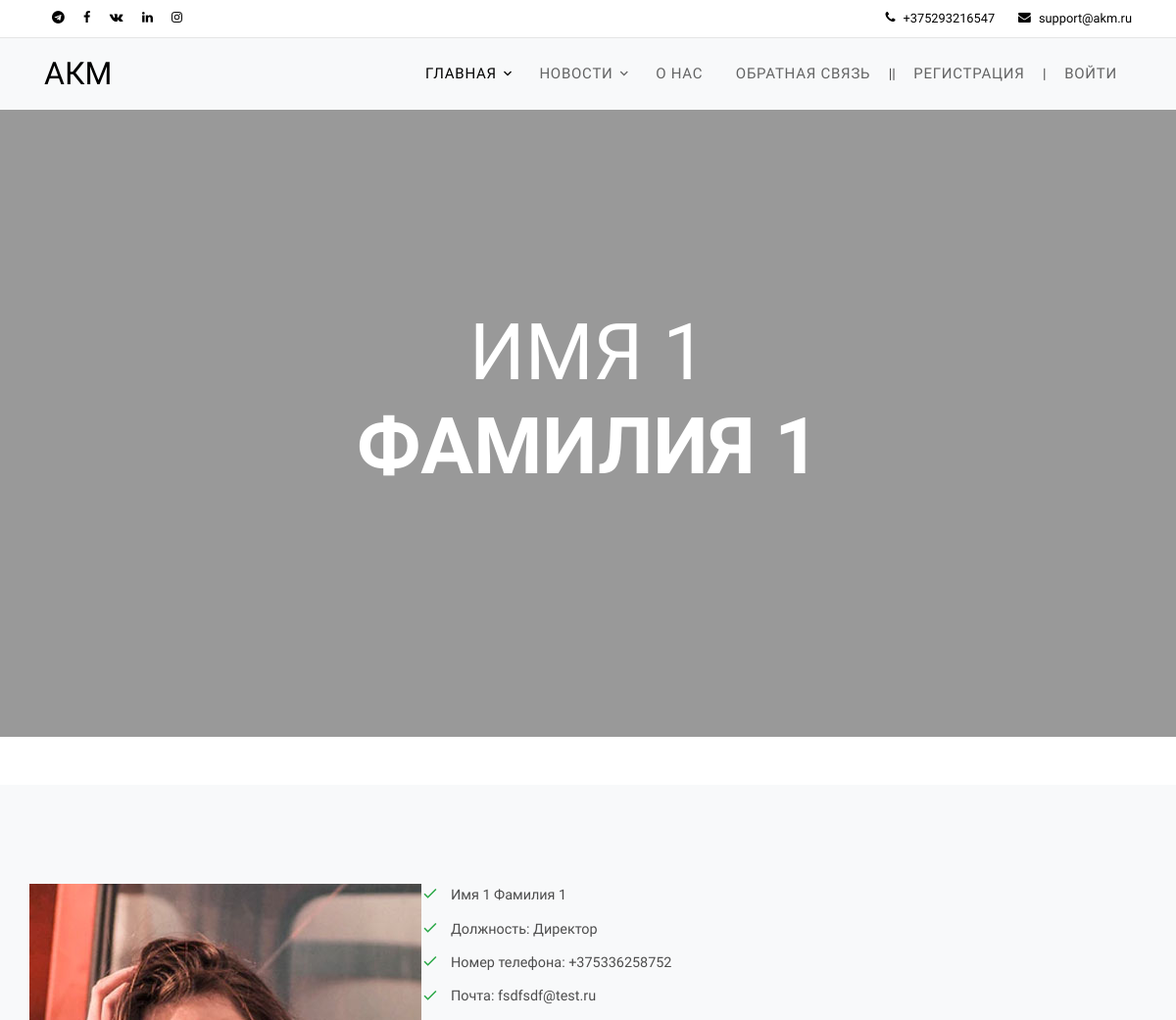
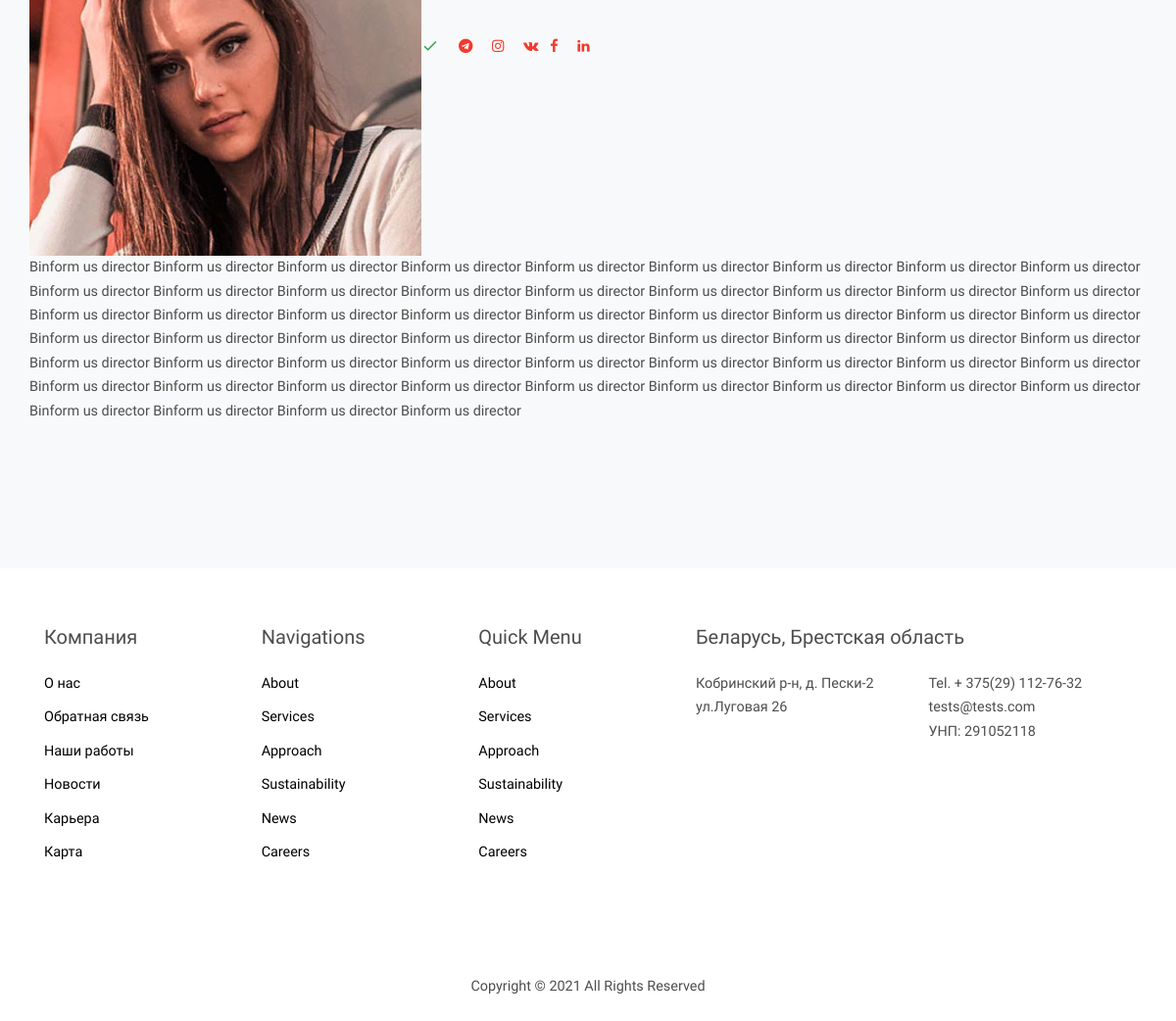
The app's page /about/familiya-1/ with its own data (2 pictures, top to bottom).
### about/models.py (models this page shows, shortened)
class Portfolio(models.Model):
    post = models.ForeignKey('Category_Portfolio', verbose_name='Должность', on_delete=models.PROTECT)
    avatar = models.ImageField('Аватарка', upload_to='static/images/portfolio/%Y/%m/%d/')
    lname = models.CharField('Имя', max_length=20, default='')
    fname = models.CharField('Фамилия', max_length=50, default='')
    tel = PhoneNumberField(verbose_name='Телефон')
    email = models.EmailField('Почта', default='')
    message = models.TextField('Информация')
    is_jobs = models.BooleanField(verbose_name='Работает', default=True)
    slug = models.SlugField(verbose_name='URL', unique=True, db_index=True, max_length=220)
    class Meta:
        verbose_name = 'Портфолио'
        verbose_name_plural = 'Потфолио'

class Category_Portfolio(models.Model):
    name = models.CharField('Наименование должности', max_length=100)
    text = models.TextField('Функциональные обязанности', )
    slug = models.SlugField(verbose_name='URL', unique=True, db_index=True)
    class Meta:
        verbose_name = 'Должность'
        verbose_name_plural = 'Должности'
    def __str__(self):
        return self.name

### about/views.py (the view)
# urls.py: path('<slug:portfolio_slug>/', show_portfolio, name='show_portfolio'),
def show_portfolio(request, portfolio_slug):
    post = get_object_or_404(Portfolio, slug=portfolio_slug)
    cat = News_category.objects.all()
    data = {
        'cat': cat,
        'post': post,
        'block_1_title': main.mixdata.data['block_1_title'],  # block_1 uslugi
        'block_1_subtitle': main.mixdata.data['block_1_subtitle'],
        'block_1_message': main.mixdata.data['block_1_message'],  # /block_1 uslugi
        'block_2_title': main.mixdata.data['block_2_title'],  # block_2 history
        'block_2_subtitle': main.mixdata.data['block_2_subtitle'],
        'block_2_history_title': main.mixdata.data['block_2_history_title'],
        'block_2_history_message': main.mixdata.data['block_2_history_message'],  # /block_2 history
        'name_site': main.mixdata.data['name_site'],
        'email_header': main.mixdata.data['email_header'],
        'phoneheader': main.mixdata.data['phoneheader'],
        'tg_url': main.mixdata.data['tg_url'],  # social iconus header
        'fb_url': main.mixdata.data['fb_url'],
        'vk_url': main.mixdata.data['vk_url'],
        'ld_url': main.mixdata.data['ld_url'],
        'inst_url': main.mixdata.data['inst_url'],  # /social iconus header
        'title_about': main.mixdata.data['title_about'],  # title in string main
        'subtitle_about': main.mixdata.data['subtitle_about'],  # subtitle us string main
        'image_header_about': main.mixdata.data['image_header_about'],  # image us main
        'text_button_1': 'Download',
        'link_button_1': '#',
        'text_button_2': 'GetInTouch',
        'link_button_2': '#',
        'leadership': main.mixdata.data['leadership'],
        'footer_copyright': main.mixdata.data['footer_copyright'],  # footer
        'blok_adress_title': main.mixdata.data['blok_adress_title'],
        'block_adres_subtitle': main.mixdata.data['block_adres_subtitle'],
        'block_adres_subtitle_1': main.mixdata.data['block_adres_subtitle_1'],
        'block_adres_subtitle_2': main.mixdata.data['block_adres_subtitle_2'],
        'block_adres_subtitle_3': main.mixdata.data['block_adres_subtitle_3'],
        'block_adres_subtitle_4': main.mixdata.data['block_adres_subtitle_4'],
        'blok_0_adress_title': main.mixdata.data['blok_0_adress_title'],
        'block_0_adres_subtitle': main.mixdata.data['block_0_adres_subtitle'],
        'block_0_adres_subtitle_1': main.mixdata.data['block_0_adres_subtitle_1'],
        'block_0_adres_subtitle_2': main.mixdata.data['block_0_adres_subtitle_2'],
        'block_0_adres_subtitle_3': main.mixdata.data['block_0_adres_subtitle_3'],
        'block_0_adres_subtitle_4': main.mixdata.data['block_0_adres_subtitle_4'],  # /footer
        'leadership_1': main.mixdata.data['leadership_1'],  # leadership_1
        'leadership_2': main.mixdata.data['leadership_2'],  # leadership_2
        'More_Peopple': main.mixdata.data['More_Peopple'],
        'contact_us_text': main.mixdata.data['contact_us_text'],
        'contact_us_urls': main.mixdata.data['contact_us_urls'],
    }
    return render(request, 'about/portfolio.html', data)

### about/templates/about/portfolio.html (shortened to what this page needs)
{% extends 'main/base.html' %}
{% block content %}
    <div class="site-blocks-cover inner-page overlay" style="background-image: url({{ image_header_about }});" data-aos="fade" data-stellar-background-ratio="0.5">
      <div class="container">
        <div class="row align-items-center justify-content-center">
          <div class="col-md-7 text-center">
            <h1 class="mb-5">{{ post.lname }} <strong>{{ post.fname }}</strong></h1>
          </div>
        </div>
      </div>
    </div>
<br>
<br>
<div class="site-section site-block-3 bg-light">
      <div class="container">
        <div class="row align-items-stretch">
            <img src="{{ post.avatar.url }}" alt="Image" class="img-fluid" >
            <ul class="site-block-check">
              <li>{{ post.lname }} {{ post.fname }}</li>
              <li>Должность: {{ post.post }}</li>
                <li>Номер телефона: {{ post.tel }}</li>
                <li>Почта: {{ post.email }}</li>
              <li> <p class="mt-5">
                  <a href="#" class="py-4 pl-2 pr-2"><span class="icon-telegram"></span></a>
                  <a href="#" class="py-4 pl-2 pr-2"><span class="icon-instagram"></span></a>
                  <a href="#" class="py-4 pl-2 pr-2"><span class="icon-vk"></span></a>
                  <a href="#" class="py-4 pl-0 pr-2"><span class="icon-facebook"></span></a>
                  <a href="#" class="py-4 pl-2 pr-2"><span class="icon-linkedin"></span></a>
              </p></li>
            </ul>
            {{ post.message|linebreaks }}
          <div class="col-lg-6 h-100">
            <div class="row row-items">
              <div class="col-md-6 mb-5 mb-md-0">
              </div>
            </div>
          </div>
        </div>
      </div>
    </div>
        </div>
{% endblock %}

### static/css/style.css (style rules this page uses)
body { line-height: 1.7; color: #4d4d4d; font-weight: 400; font-size: 0.9rem; font-family: "Roboto Mono", SFMono-Regular, Menlo, Monaco, Consolas, "Liberation Mono", "Courier New", monospace; font-family: "Nunito Sans", -apple-system, BlinkMacSystemFont, "Segoe UI", Roboto, "Helvetica Neue", Arial, sans-serif, "Apple Color Emoji", "Segoe UI Emoji", "Segoe UI Symbol", "Noto Color Emoji"; }
.site-section { padding: 3em 0; }
@media (min-width: 768px) { .site-section { padding: 7em 0; } }
.site-blocks-cover { background-size: cover; background-repeat: no-repeat; background-position: top; }
.site-blocks-cover.overlay { position: relative; }
.site-blocks-cover.overlay:before { position: absolute; content: ""; left: 0; bottom: 0; right: 0; top: 0; background: rgba(0, 0, 0, 0.4); }
.site-blocks-cover, .site-blocks-cover .row { min-height: 600px; height: calc(100vh); }
.site-blocks-cover.inner-page, .site-blocks-cover.inner-page .row { min-height: 600px; height: calc(80vh); }
.site-blocks-cover h1 { font-weight: 900; color: #fff; text-transform: uppercase; font-size: 3rem; }
.site-blocks-cover h1 strong { font-weight: 900; }
@media (min-width: 768px) { .site-blocks-cover h1 { font-size: 5rem; font-weight: 300; line-height: 1.2; } }
.site-block-3 .row-items { height: calc(50% - 15px); margin-bottom: 30px; }
.site-block-check { padding: 0; margin: 0 0 30px 0; }
.site-block-check li { padding: 0; margin: 0; }
.site-block-check li { display: block; padding-left: 30px; position: relative; margin-bottom: 10px; }
.site-block-check li:before { position: absolute; color: #28a745; left: 0; top: -.3rem; font-family: 'icomoon'; font-size: 1.1rem; content: "\e5ca"; }

### records on screen
Portfolio: lname "ИМЯ 1", fname "ФАМИЛИЯ 1", avatar (picture), lname "Имя 1", fname "Фамилия 1", post "Директор", tel "+375336258752", email "fsdfsdf@test.ru", message "Binform us director Binform us director Binform us director Binform us director Binform us director Binform us director Binform us director Binform us director Binform us director Binform us director Binform us director Binform us director Binform us director Binform us director Binform us director Binform us director Binform us director Binform us director Binform us director Binform us director Binform us director Binform us director Binform us director Binform us director Binform us director Binform us director Binform us director Binform us director Binform us director Binform us director Binform us director Binform us director Binform us director Binform us director Binform us director…"

### other values on screen
{{ phoneheader }} "+375293216547"
{{ email_header }} "support@akm.ru"
{{ name_site }} "АКМ"
{{ blok_adress_title }} "Беларусь, Брестская область"
{{ block_adres_subtitle }} "Кобринский р-н, д. Пески-2"
{{ block_adres_subtitle_1 }} "ул.Луговая 26"
{{ block_adres_subtitle_2 }} "Tel. + 375(29) 112-76-32"
{{ block_adres_subtitle_3 }} "tests@tests.com"
{{ block_adres_subtitle_4 }} "УНП: 291052118"
{{ footer_copyright }} "Copyright © 2021 All Rights Reserved"
